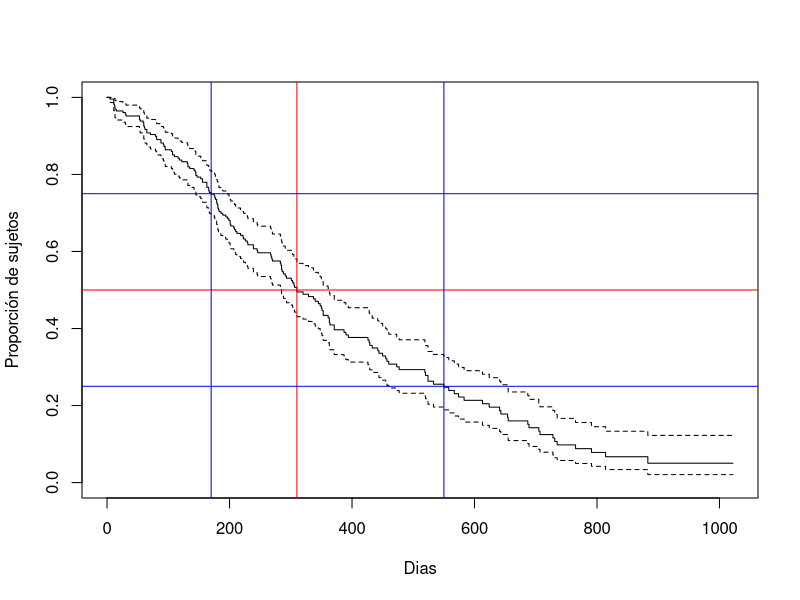
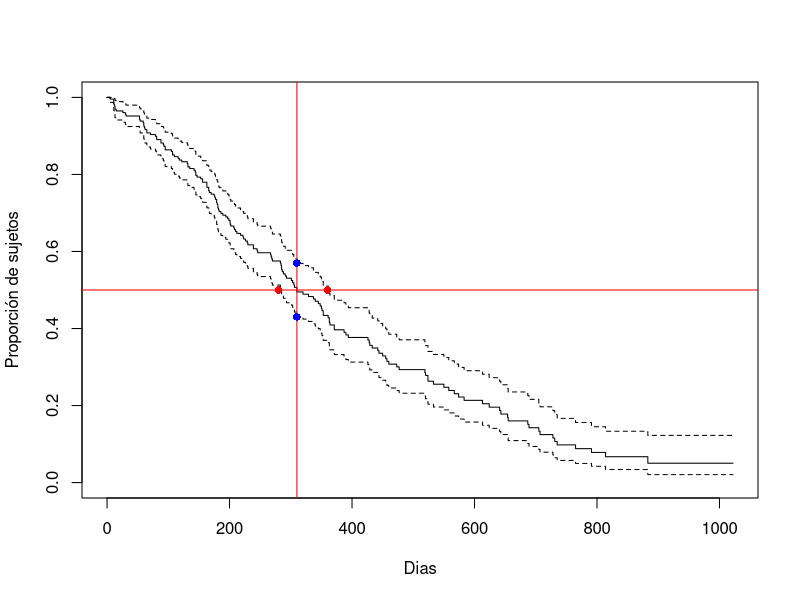
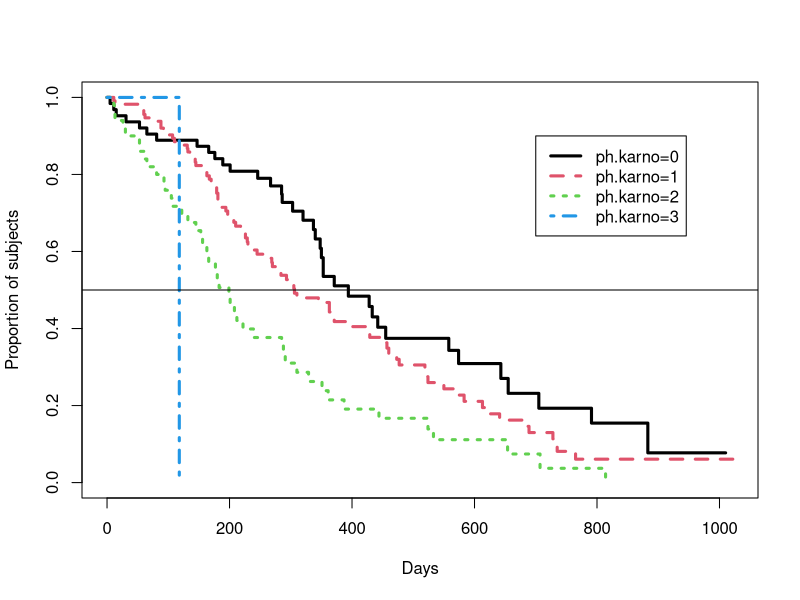
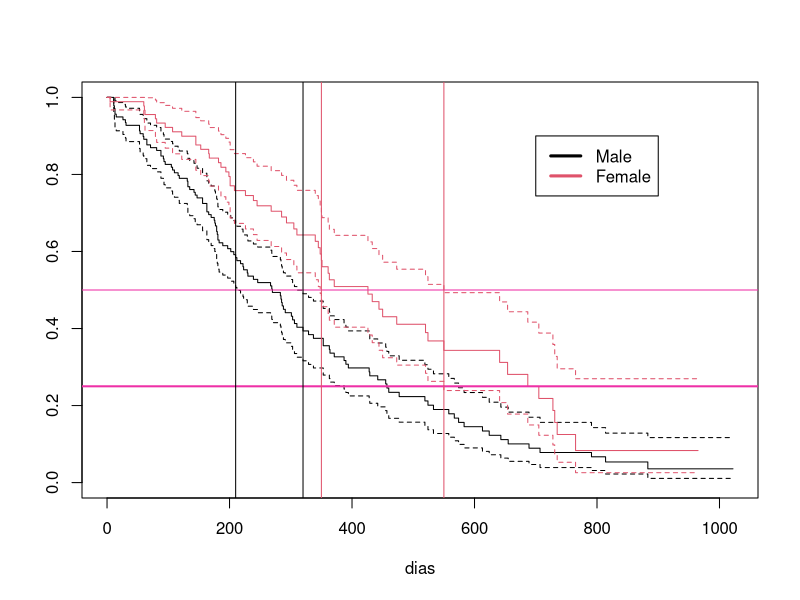
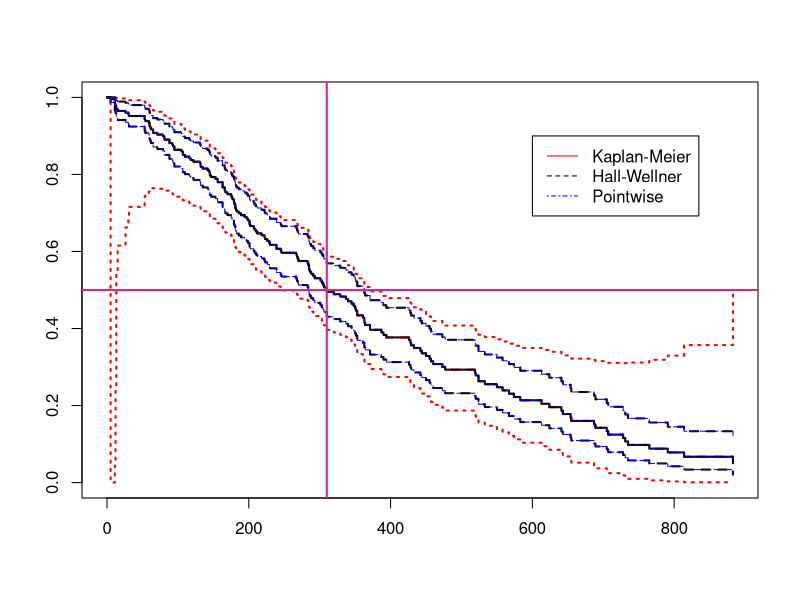
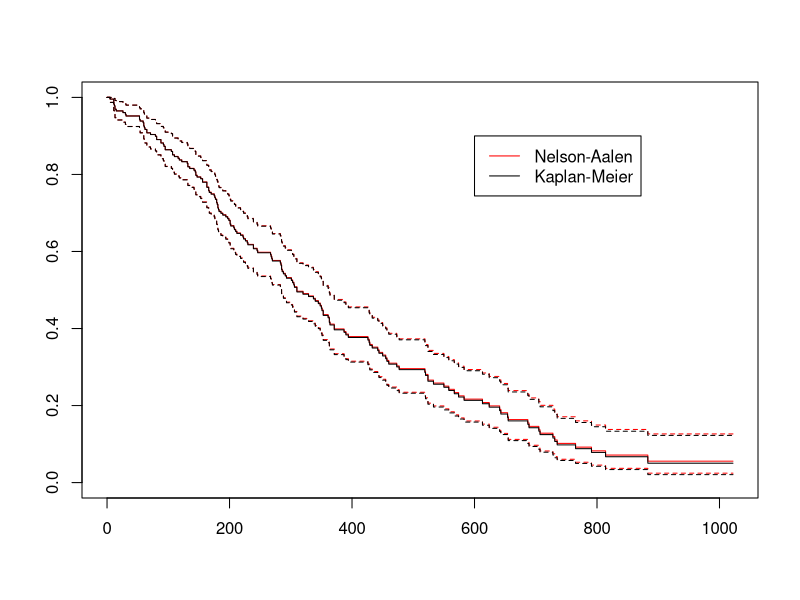
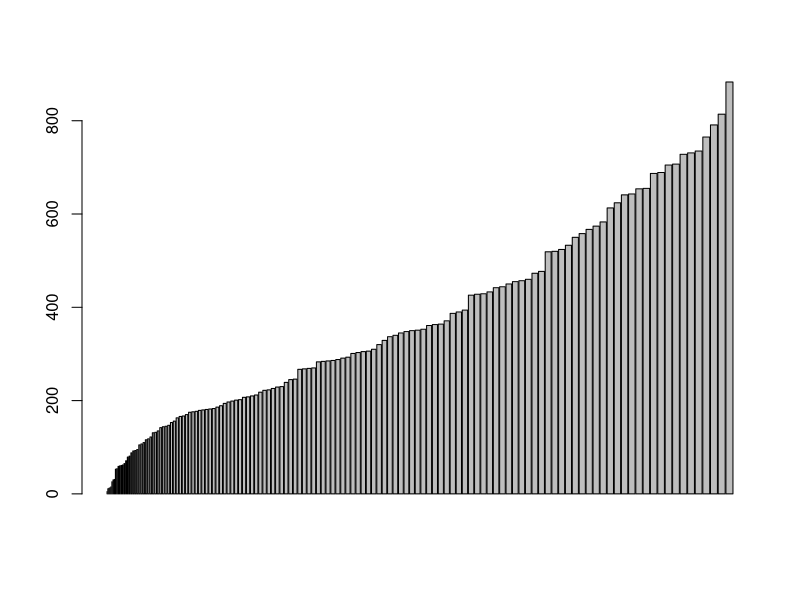
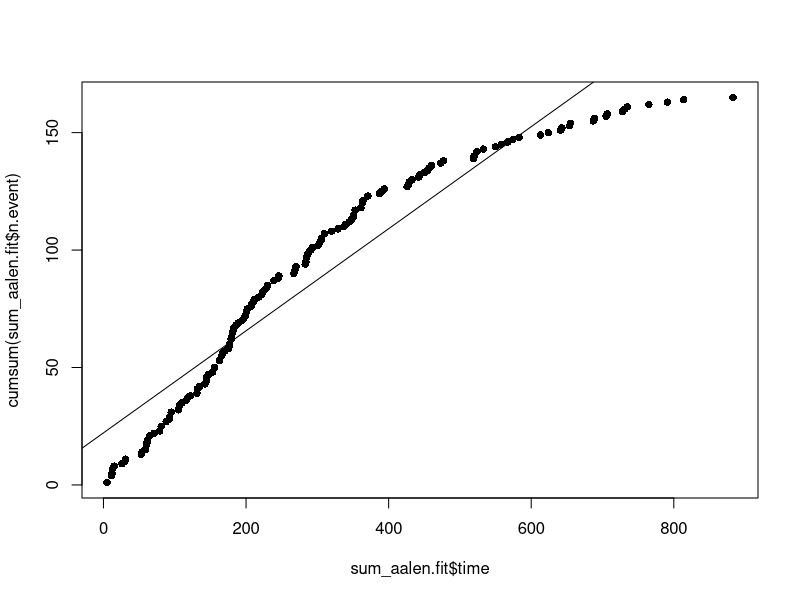

Recreate these plots in R, in order.
## ---- chunk 1
knitr::opts_chunk$set(echo = TRUE)
library(survival)
## ---- chunk 2
str(lung)
## ---- chunk 3
table(lung$inst)
## ---- chunk 4
lung.sur<-Surv(lung$time, lung$status)
# lung.sur
class(lung.sur)
## ---- chunk 5
lung.fit<-survfit(lung.sur~1)
summary(lung.fit)
## ---- chunk 6
plot(lung.fit,xlab="Dias",ylab="Proporción de sujetos")
abline(h = 0.5, col='red')
abline(v = 310, col='red')
abline(h = c(0.25, 0.75), col='blue')
abline(v = c(170, 550), col='blue')
## ---- chunk 7
plot(lung.fit,xlab="Dias",ylab="Proporción de sujetos")
abline(h = 0.5, col='red')
abline(v = 310, col='red')
points(c(310, 310), c(0.43, 0.57), pch =16, col='blue')
points(c(280, 360), c(0.5, 0.5), pch =16, col='red')
## ---- chunk 8
lung.fit.strata<-survfit(lung.sur~ph.ecog,lung)
plot(lung.fit.strata, lty = 1:4,col=1:4,xlab="Days",ylab="Proportion of subjects",
     lwd=3)
legend(700, .9, c("ph.karno=0", "ph.karno=1","ph.karno=2","ph.karno=3"), lty = 1:4,col=1:4, lwd=3)
abline(h = 0.5)
## ---- chunk 9
lung.fit.strata<-survfit(lung.sur~sex,lung)

plot(lung.fit.strata, conf.int = 0.95,
     col=1:2, xlab = 'dias', lwd=1)
legend(700, .9, c("Male", "Female"), col=1:2, lwd=3)
# abline(v = 400)
abline(h = 0.25, col = 'maroon2', lwd=2)
abline(h = 0.5, col = 'maroon2')
abline(v = c(210, 320), col = 1)
abline(v = c(350, 550), col = 2)
## ---- chunk 10
# install.packages("km.ci")
library(km.ci)
a<-km.ci(lung.fit, conf.level=0.95, tl=NA, tu=NA, method="loghall")
# plot(a, lty=2, lwd=2, col = c('red', 'black', 'black'))
plot(a, lty=2, lwd=2, col = 'red')
lines(lung.fit, lwd=2, lty=1, col = 'black')
lines(lung.fit, lwd=1, lty=4, conf.int=T, col = 'blue')
linetype<-c(1, 2, 4)
legend(600, .9, c("Kaplan-Meier", "Hall-Wellner", "Pointwise"),
       lty = linetype,
       col = c('red', 'black', 'blue'))

abline(h = 0.5, col='maroon3', lwd=2)
abline(v = 310, col='maroon3', lwd=2)
## ---- chunk 11
aalen.fit<- survfit(coxph(lung.sur~1), type="aalen")
sum_aalen.fit = summary(aalen.fit)

plot(aalen.fit, col="red",lwd=1,lty=1)
lines(lung.fit, lwd=1, lty=1)
legend(600, .9,
       c("Nelson-Aalen", "Kaplan-Meier"),
       lty=c(1,1),
       col=c("red", "black"))
## ---- chunk 12
barplot(sum_aalen.fit$time, cumsum(sum_aalen.fit$n.event))
## ---- chunk 13
mod_suv = lm(cumsum(sum_aalen.fit$n.event) ~ sum_aalen.fit$time)
summary(mod_suv)

plot(sum_aalen.fit$time, cumsum(sum_aalen.fit$n.event), pch = 16)
abline(mod_suv)
## ---- chunk 14
survdiff(lung.sur~ph.ecog,lung)

# Prueba de log-rank or Mantel-Haenszel
survdiff(lung.sur~sex,lung, rho = 0)
# Preuba de Peto & Peto modification of the Gehan-Wilcoxon test
survdiff(lung.sur~sex,lung, rho = 1)


survdiff(lung.sur~sex + ph.ecog,lung)
## ---- chunk 15
par.wei<-survreg(lung.sur~1,dist="w")
par.wei
## ---- chunk 16
kappa<-par.wei$scale
lambda<-exp(-par.wei$coeff[1])
zeit<-seq(from=0,to=1100,length.out=1000)
s<-exp(-(lambda*zeit)^kappa)
h<-lambda^kappa *kappa*zeit^(kappa-1)
par(mfrow=c(2,1))
plot(zeit,h,xlab="Days",ylab="h(t)", pch = 16, cex = 0.1, las = 1)
plot(zeit,s,xlab="Days",ylab="s(t)", pch = 16, cex = 0.1, las = 1)
